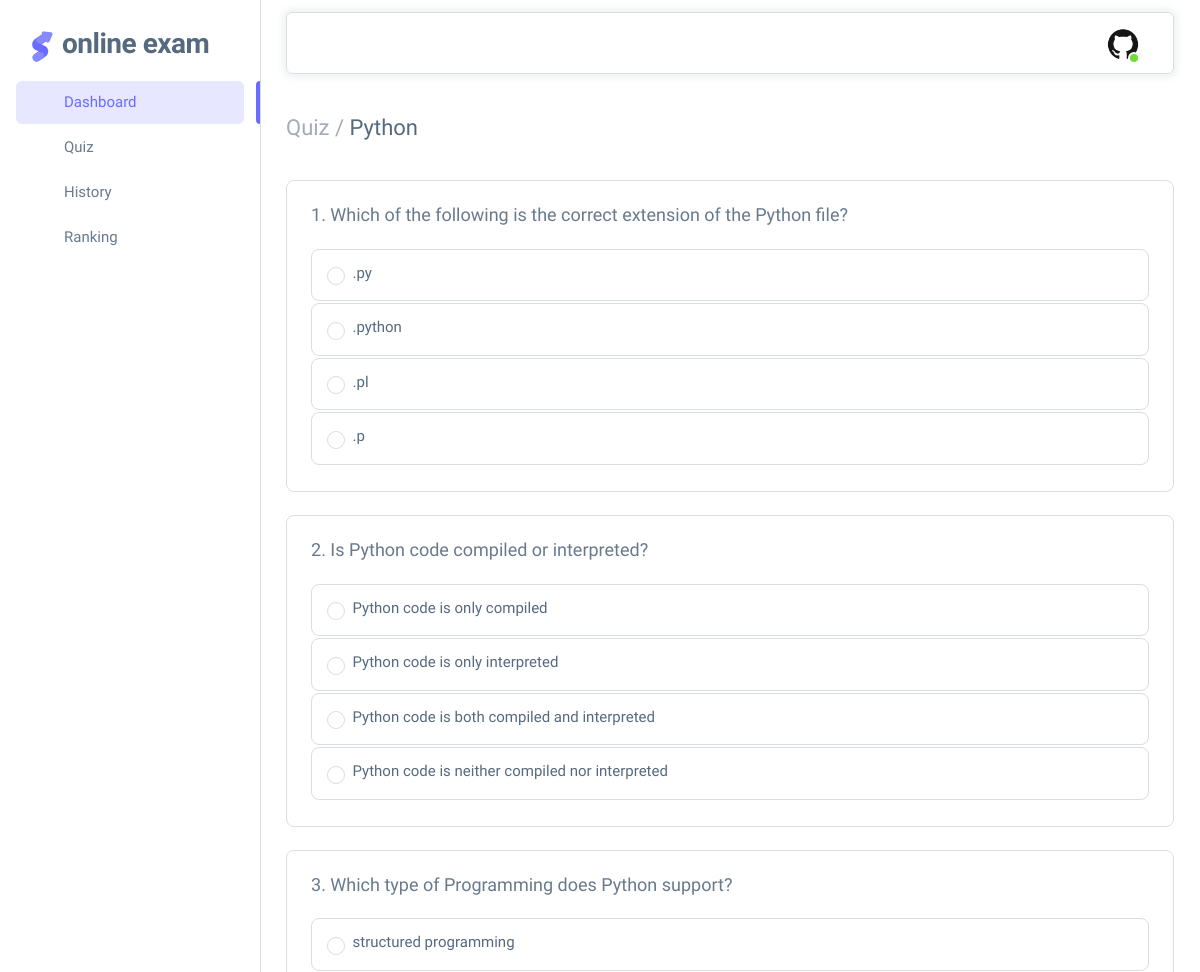
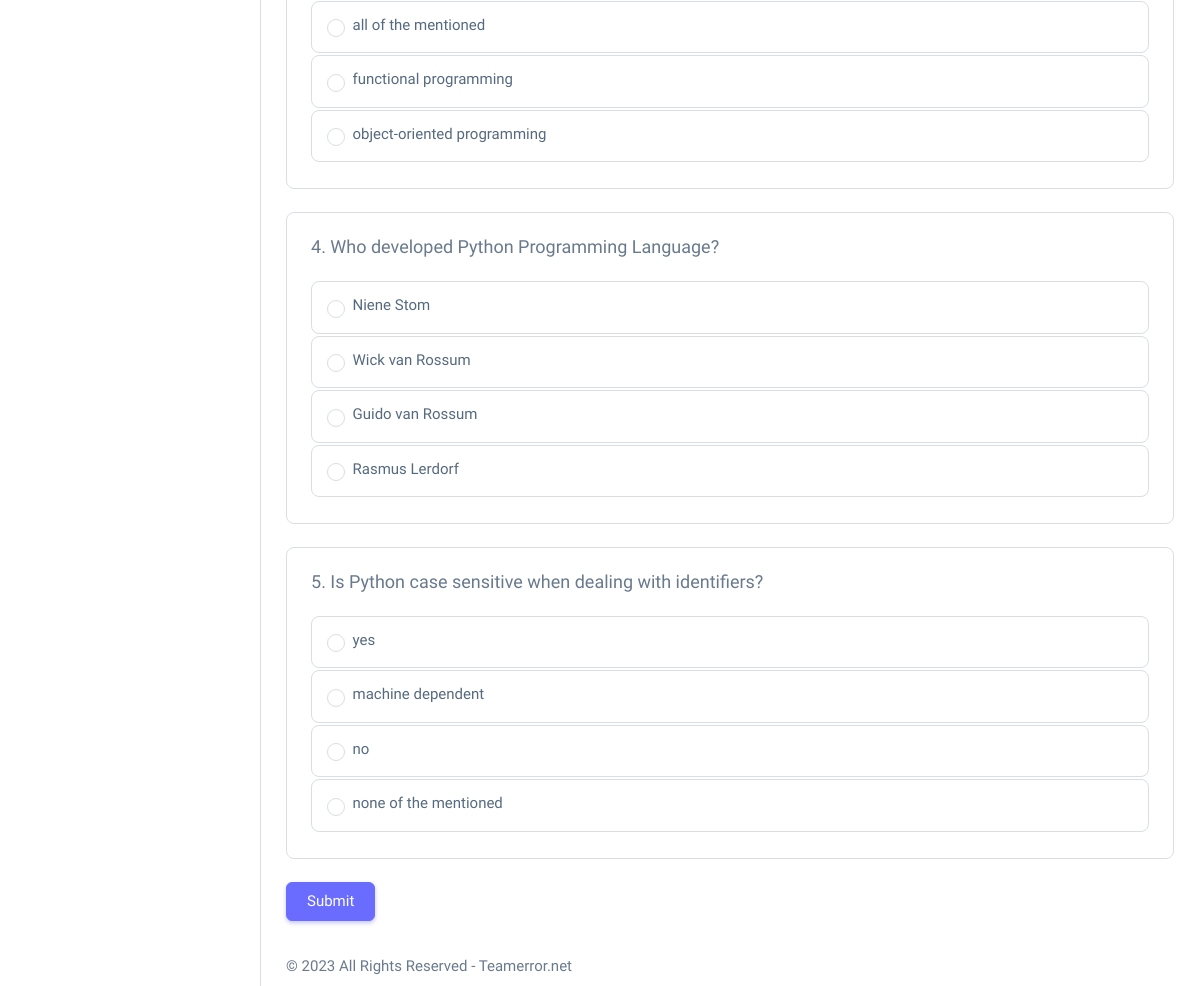
The page /quiz/Python (signed in) on the database its author committed (2 pictures, top to bottom).
### useraccount/models.py (models this page shows, shortened)
class UserAccount(AbstractBaseUser,PermissionsMixin):
    class Meta:
        verbose_name_plural = "STUDENT ACCOUNT"
    profile_pic = models.ImageField(upload_to='faces/', default='faces/profile.png')
    username = models.CharField(max_length=15)
    first_name = models.CharField(max_length=15)
    last_name = models.CharField(max_length=15)
    dept = models.CharField(max_length=100)
    studentId = models.CharField(verbose_name="ID",max_length=50,unique=True)
    email = models.EmailField(max_length=100,null=True, blank=True)
    phone = models.CharField(max_length=11)
    auth_token = models.CharField(max_length=500,null=True, blank=True)
    is_active = models.BooleanField(default=True)
    is_staff = models.BooleanField(default=False)
    is_superuser = models.BooleanField(default=False)
    date_joined = models.DateTimeField(default=timezone.now)
    USERNAME_FIELD = 'studentId'
    REQUIRED_FIELDS = ['username','first_name', 'last_name','dept','phone']
    objects = UserManager()

### quiz/models.py (models this page shows, shortened)
class BaseModel(models.Model):
    uuid = models.UUIDField(primary_key=True, default=uuid.uuid4,editable=False)
    created_at = models.DateTimeField(auto_now_add = True)
    updated_at = models.DateTimeField(auto_now = True)
    class Meta:
        abstract = True

class Category(BaseModel):
    class Meta:
        verbose_name_plural = 'QUIZ TOPIC'
    category_name = models.CharField(max_length=100,verbose_name='Topic')
    description = models.TextField(max_length=500, default="Easy-to-follow video & guides show you how to draw animals, people & more.")
    time = models.IntegerField(default=30)

class Question(BaseModel):
    class Meta:
        verbose_name_plural = 'QUIZ QUESTION'
    category = models.ForeignKey(Category,related_name='category', on_delete=models.CASCADE,verbose_name='Topic')
    question = models.CharField(max_length=100)
    marks = models.IntegerField(default=1,editable=False)
    def get_answers(self):
        answer_objs = list(Answer.objects.filter(question = self))
        random.shuffle(answer_objs)
        data = []
        for answer_obj in answer_objs:
            data.append({
                'answer':answer_obj.answer,
                'is_correct': answer_obj.is_correct
            })
        return data

class Answer(BaseModel):
    class Meta:
        verbose_name_plural = 'QUIZ ANSWER'
    question = models.ForeignKey(Question,related_name='questions_answer', on_delete=models.CASCADE)
    answer = models.CharField(max_length=100)
    is_correct = models.BooleanField(default=False)

### quiz/views.py (the view, shortened to what this page needs)
# urls.py: path('<str:category>', get_question,name= 'get_quiz'),
def get_question(request,category):
        if request.method == 'GET':
            login_user = UserAccount.objects.get(id=request.user.id)
            question_objs = list(Question.objects.all())
            req_topic = category
            req_res = []
            random.shuffle((question_objs))
            for question_obj in question_objs:
                if question_obj.category.category_name == str(req_topic):
                    req_res.append({
                        "category_id": question_obj.uuid,
                        "category": question_obj.category.category_name,
                        "question":question_obj.question,
                        "marks": question_obj.marks,
                        "answers": question_obj.get_answers()
                    })
            data = {
                'login_user': login_user,
                'req_res': req_res,
                'req_topic': req_topic,
            }
            return render(request, 'user/question.html',context=data)

### templates/user/question.html (shortened to what this page needs)
{% load static %}
{% include "user/base.html" %}
{% block content %}
    <div class="container-xxl flex-grow-1 container-p-y">
    <h4 class="py-3 mb-4"><span class="text-muted fw-light">Quiz / </span>{{req_topic}}</h4>
    <div class="row gy-4">
    <div class="col-xl-12">
        <form action="" method ="POST">
            {% for qus in req_res %}
        <div class="card">
            <h5 class="card-header">{{forloop.counter}}. {{qus.question}}</h5>
            <div class="card-body">
            {% for ans in qus.answers %}
            <div class="row">
                <div class="col-md mb-md-0 mb-2">
                <div class="form-check custom-option custom-option-basic">
                    <label class="form-check-label custom-option-content" for="{{ans}}">
                    <input name="teamerror-{{qus.category_id}}" class="form-check-input" type="radio" value="{{ans.answer}}teamerror-{{ans.is_correct}}" id="{{ans}}" />
                    <span class="custom-option-header">
                        <span class="h6 mb-0">{{ans.answer}}</span>
                    </span>
                    </label>
                </div>
                </div>
            </div>
            {% endfor %}
            </div>
        </div>
        <br>
        {% endfor %}
        <input class="btn btn-primary" type="submit" value="Submit">
    </form>
        </div>
    </div>
    </div>
{% endblock %}
{% include "user/footer.html" %}

### templates/user/base.html (shortened to what this page needs)
{% load static %}
<!DOCTYPE html>
<html
  lang="en"
  class="light-style layout-menu-fixed layout-compact"
  dir="ltr"
  data-theme="theme-default"
  data-assets-path="{% static 'assets' %}"
  data-template="vertical-menu-template-free">
  <head>
    <link rel="stylesheet" href="{% static 'assets/vendor/fonts/boxicons.css' %}" />
    <link rel="stylesheet" href="{% static 'assets/vendor/fonts/fontawesome.css' %}" />
    <link rel="stylesheet" href="{% static 'assets/vendor/fonts/flag-icons.css' %}" />
    <link rel="stylesheet" href="{% static 'assets/vendor/css/core.css' %}" class="template-customizer-core-css" />
    <link rel="stylesheet" href="{% static 'assets/vendor/css/theme-default.css' %}" class="template-customizer-theme-css" />
    <link rel="stylesheet" href="{% static 'assets/css/demo.css' %}" />
    <link rel="stylesheet" href="{% static 'assets/vendor/libs/perfect-scrollbar/perfect-scrollbar.css' %}" />
    <link rel="stylesheet" href="{% static 'assets/vendor/libs/typeahead-js/typeahead.css' %}" />
    <link rel="stylesheet" href="{% static 'assets/vendor/libs/select2/select2.css' %}" />
    <link rel="stylesheet" href="{% static 'assets/vendor/libs/plyr/plyr.css' %}" />
    <link rel="stylesheet" href="{% static 'assets/vendor/libs/apex-charts/apex-charts.css' %}" />
    <link rel="stylesheet" type="text/css" href="{% static 'assets/vendor/css/rtl/core.css' %}" class="template-customizer-core-css">
    <link rel="stylesheet" type="text/css" href="{% static 'assets/vendor/css/rtl/theme-bordered.css' %}" class="template-customizer-theme-css">
    <link rel="stylesheet" href="{% static 'assets/vendor/css/pages/app-academy.css' %}" />
  </head>
  <body>
    <div class="layout-wrapper layout-content-navbar">
      <div class="layout-container">
        <aside id="layout-menu" class="layout-menu menu-vertical menu bg-menu-theme">
          <div class="app-brand demo">
            <a href="{% url 'dashboard' %}" class="app-brand-link">
              <span class="app-brand-logo demo">
              </span>
              <span class="app-brand-text demo menu-text fw-bold ms-2">ONLINE Exam</span>
            </a>
          </div>
          <ul class="menu-inner py-1">
            <li class="menu-item active open">
              <a href="{% url 'dashboard' %}" class="menu-link">
                <i class="menu-icon tf-icons bx bx-home-circle"></i>
                <div data-i18n="Dashboard">Dashboard</div>
              </a>
            </li>
            <li class="menu-item">
              <a href="{% url 'quiz' %}" class="menu-link">
                <i class="menu-icon tf-icons bx bx-detail"></i>
                <div data-i18n="Quiz">Quiz</div>
              </a>
            </li>
            <li class="menu-item">
              <a href="{% url 'history' %}" class="menu-link">
                <i class="menu-icon tf-icons bx bx-box"></i>
                <div data-i18n="History">History</div>
              </a>
            </li>
            <li class="menu-item">
              <a href="{% url 'ranking' %}" class="menu-link">
                <i class="menu-icon tf-icons bx bx-crown"></i>
                <div data-i18n="Ranking">Ranking</div>
              </a>
            </li>
          </ul>
        </aside>
        <div class="layout-page">
          <nav
            class="layout-navbar container-xxl navbar navbar-expand-xl navbar-detached align-items-center bg-navbar-theme"
            id="layout-navbar">
            <div class="navbar-nav-right d-flex align-items-center" id="navbar-collapse">
              <ul class="navbar-nav flex-row align-items-center ms-auto">
                <li class="nav-item navbar-dropdown dropdown-user dropdown">
                  <a class="nav-link dropdown-toggle hide-arrow" href="javascript:void(0);" data-bs-toggle="dropdown">
                    <div class="avatar avatar-online">
                      <img src="../media/{{user.profile_pic}}" alt class="w-px-40 h-auto rounded-circle" />
                    </div>
                  </a>
                    </li>
                  </ul>
            </div>
          </nav>
<div class="content-wrapper">
  </body>
</html>

### templates/user/footer.html (shortened to what this page needs)
            <footer class="content-footer footer bg-footer-theme">
                <div class="container-xxl d-flex flex-wrap justify-content-between py-2 flex-md-row flex-column">
                  <div class="mb-2 mb-md-0">
                    ©
                    <a class="footer-link fw-medium">All Rights Reserved - Teamerror.net</a>
                  </div>
                </div>
              </footer>

### static/assets/css/demo.css (style rules this page uses)
.menu .app-brand.demo { height: 64px; margin-top: 12px; }
.app-brand-logo.demo svg { width: 22px; height: 38px; }
.app-brand-text.demo { font-size: 1.75rem; letter-spacing: -0.5px; text-transform: lowercase; }

### rows shown on the page
UserAccount: profile_pic (placeholder picture)
Category: category_name "Python"
Question: question "Which of the following is the correct extension of the Python file?"
Answer: answer ".py"
Answer: answer ".python"
Answer: answer ".pl"
Answer: answer ".p"
Question: question "Is Python code compiled or interpreted?"
Answer: answer "Python code is only compiled"
Answer: answer "Python code is only interpreted"
Answer: answer "Python code is both compiled and interpreted"
Answer: answer "Python code is neither compiled nor interpreted"
Question: question "Which type of Programming does Python support?"
Answer: answer "structured programming"
Answer: answer "all of the mentioned"
Answer: answer "functional programming"
Answer: answer "object-oriented programming"
Question: question "Who developed Python Programming Language?"
Answer: answer "Niene Stom"
Answer: answer "Wick van Rossum"
Answer: answer "Guido van Rossum"
Answer: answer "Rasmus Lerdorf"
Question: question "Is Python case sensitive when dealing with identifiers?"
Answer: answer "yes"
Answer: answer "machine dependent"
Answer: answer "no"
Answer: answer "none of the mentioned"
